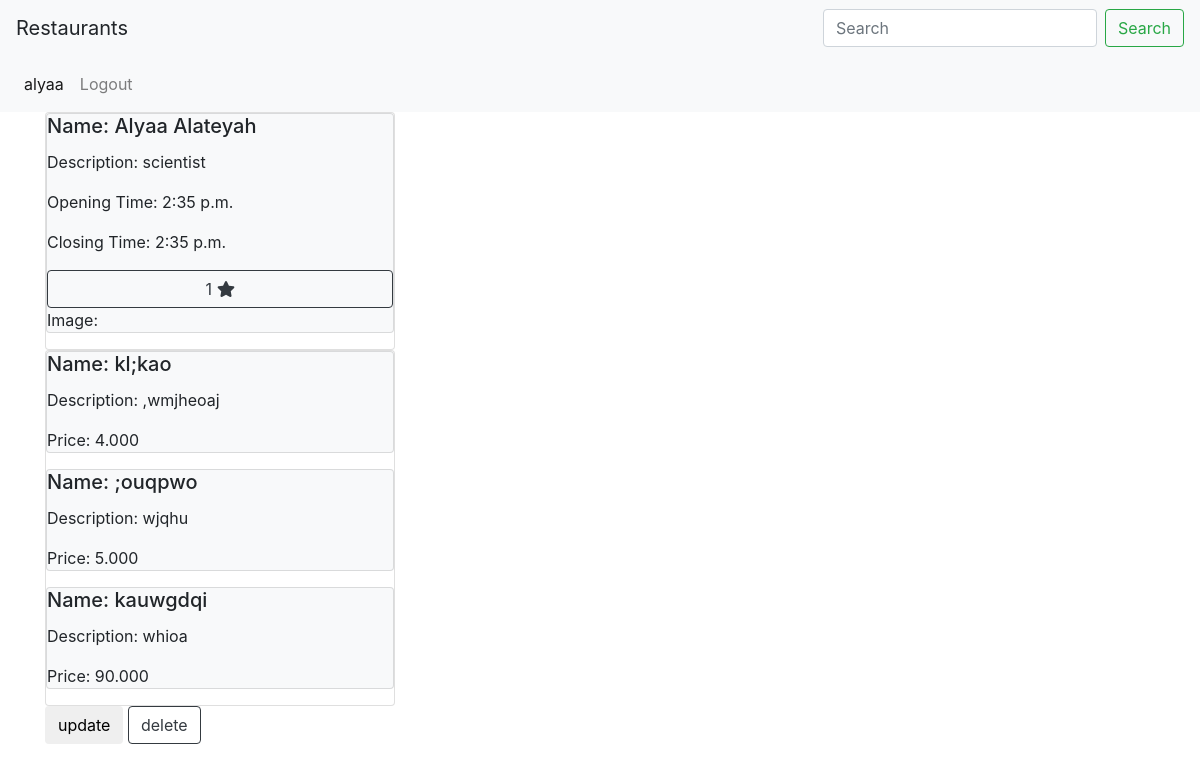
Page /details/2/ (signed in) on the committed database.
### restaurants/models.py (models this page shows, shortened)
class Restaurant(models.Model):
	name = models.CharField(max_length=200)
	description = models.TextField(max_length=500)
	image = models.ImageField(null=True, blank=True)
	opening_time = models.TimeField()
	closing_time = models.TimeField()
	owner = models.ForeignKey(User, on_delete=models.CASCADE, null=True)

class Item(models.Model):
	restaurant = models.ForeignKey(Restaurant, default=1, on_delete=models.CASCADE)
	name = models.CharField(max_length=200)
	description =models.TextField()
	price = models.DecimalField(max_digits=10, decimal_places=3)

### restaurants/views.py (the view)
# urls.py: path('details/<int:y>/', views.detail, name="restaurant_detail"),
def detail(request, y):
	restaurant_object = Restaurant.objects.get(id=y)
	items = Item.objects.filter(restaurant=restaurant_object)
	favourite_rest=[]
	favourites=request.user.favourite_set.all()
	for favourite in favourites:
		favourite_rest.append(favourite.restaurant)
	context= {
		'x': restaurant_object,
		'items': items,
		'favourite_rest':favourite_rest
	}
	return render (request, 'detailR.html', context)

### restaurants/templates/detailR.html (shortened to what this page needs)
{% extends "base.html" %}
{% block details %}
<div class="container">
	<div class="row">
		<div class="col-md-4">
			<div class="card">
				<div class="card bg-light mb-3">
				    <h5 class="card-title">Name: {{x.name}}</h5>
				    <p class="card-text">Description: {{x.description}}</p>
				    <p class="card-text">Opening Time: {{x.opening_time}}</p>
				    <p class="card-text">Closing Time: {{x.closing_time}}</p>
				    <button type="button" class="btn btn-outline-dark" onclick="i_clicked({{x.id}})">
						<span id="star-number">{{x.favourite_set.count}}</span>
						<i id="star-color" class="fas fa-star {%if x in favourite_rest %}text-warning{%endif%}"></i>
					</button>
				    <p class="card-text">Image: </p>
				</div>
			</div>
		</div>
	</div>
</div>
<div class="container">
	<div class="row">
		<div class="col-md-4">
			<div class="card">
				{% for item in items %}
				<div class="card bg-light mb-3">
				    <h5 class="card-title">Name: {{item.name}}</h5>
				    <p class="card-text">Description: {{item.description}}</p>
				    <p class="card-text">Price: {{item.price}}</p>
				</div>
				{% endfor %}
			</div>
		</div>
	</div>
</div>
<div class="container">
	<div class="row">
		<div class="col-sm">
			<a href="{% url 'update_form' restaurant_id=x.id %}"><button type="button" class="btn btn-outline-sucsess">update</button></a>
			<a href="{% url 'delete' restaurant_id=x.id %}"><button type="button" class="btn btn-outline-dark">delete</button></a>
		</div>
	</div>
</div>
{% endblock details %}

### restaurants/templates/base.html (shortened to what this page needs)
<!DOCTYPE html>
<html>
<head>
	<link rel="stylesheet" href="https://maxcdn.bootstrapcdn.com/bootstrap/4.0.0/css/bootstrap.min.css">
</head>
<body>
	<nav class="navbar navbar-light bg-light justify-content-between">
		<a class="navbar-brand">Restaurants</a>
			<form class="form-inline" action="{% url 'restaurant_list' %}" method="GET">
				<input class="form-control mr-sm-2" type="search" placeholder="Search" aria-label="Search" name="q">
				<input class="btn btn-outline-success my-2 my-sm-0" type="submit" value="Search" />
			</form>
	</nav>
	<nav class="navbar navbar-expand-lg navbar-light bg-light">
	  <div class="collapse navbar-collapse" id="navbarTogglerDemo01">
	    <ul class="navbar-nav mr-auto mt-2 mt-lg-0">
	    	{% if request.user.is_authenticated %}
		      <li class="nav-item active">
		        <a class="nav-link" href="#">{{request.user}}</a>
		      </li>
		      <li class="nav-item">
		        <a class="nav-link" href="{% url 'logout' %}">Logout</a>
		      </li>
	      	{% endif %}
	    </ul>
	  </div>
	</nav>
	{% block details %}
	{% endblock details %}
</body>
</html>

### rows in the picture
Restaurant: name "Alyaa Alateyah", description "scientist", opening_time "2:35 p.m.", closing_time "2:35 p.m.", favourite_set.count "1"
Item: name "kl;kao", description ",wmjheoaj", price "4.000"
Item: name ";ouqpwo", description "wjqhu", price "5.000"
Item: name "kauwgdqi", description "whioa", price "90.000"

### other values in the picture
{{ request.user }} "alyaa"
